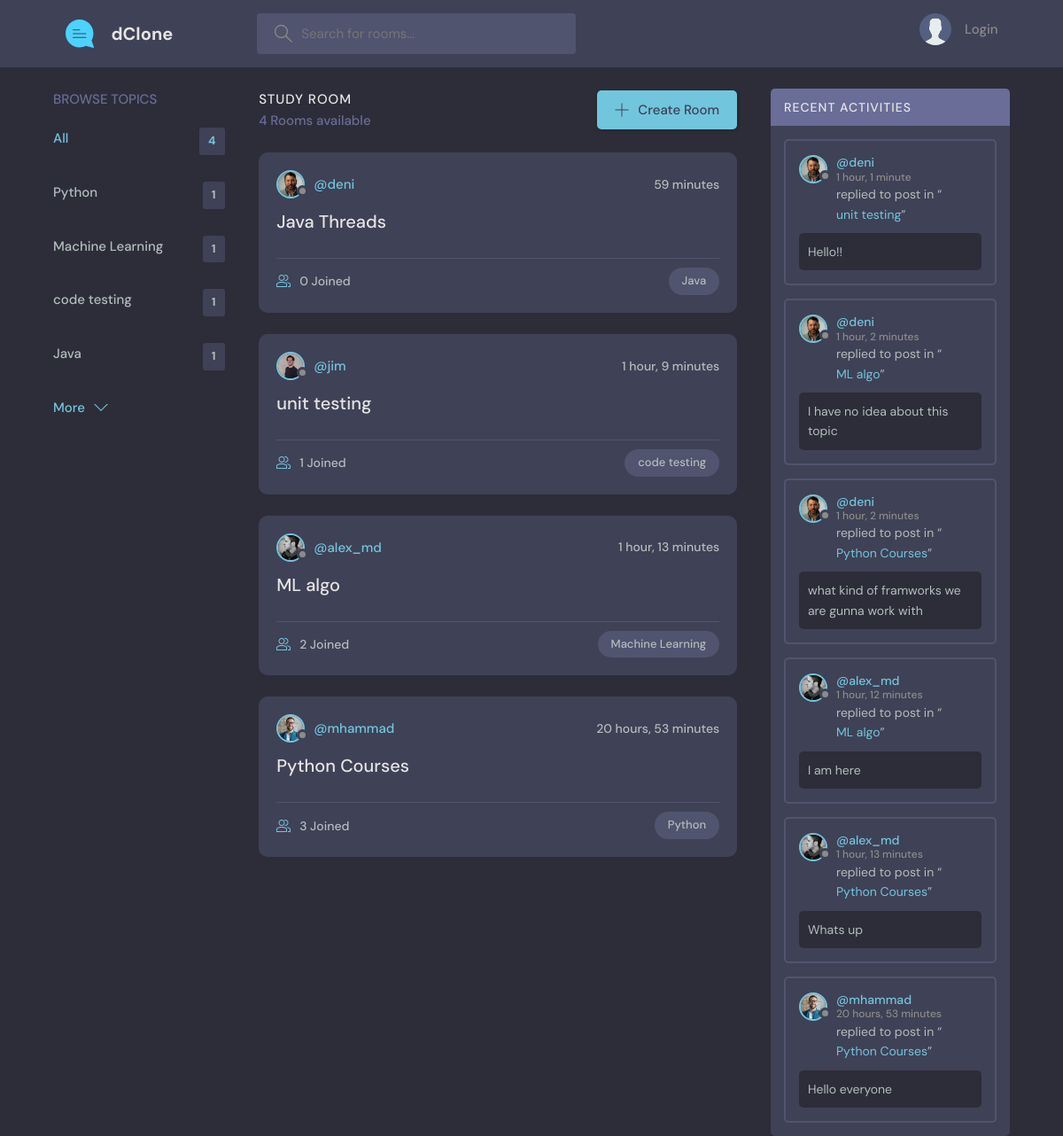
The page / on the database its author committed.
### baseApp/models.py (models this page shows, shortened)
class Topic(models.Model):
    name=models.CharField(max_length=200)

class Room(models.Model):
    host=models.ForeignKey(User,on_delete=models.SET_NULL,null=True)
    topic=models.ForeignKey(Topic,on_delete=models.SET_NULL,null=True)
    name=models.CharField(max_length=200)
    description=models.TextField(null=True,blank=True)
    participants=models.ManyToManyField(User,related_name='participants',blank=True)
    updated=models.DateTimeField(auto_now=True)
    created=models.DateTimeField(auto_now_add=True)
    class Meta():
        ordering=['-updated','-created']
    def __str__(self):
        return self.name

class User(AbstractUser):
    name=models.CharField(max_length=200,null=True)
    username=models.CharField(max_length=200,null=True)
    email=models.EmailField(unique=True,null=True)
    bio=models.TextField(null=True)
    avatar=models.ImageField(null=True,default="avatar.svg")
    USERNAME_FIELD='email'
    REQUIRED_FIELDS=[]

class Message(models.Model):
    user=models.ForeignKey(User,on_delete=models.CASCADE)
    room=models.ForeignKey(Room,on_delete=models.CASCADE)
    body=models.TextField()
    updated=models.DateTimeField(auto_now=True)
    created=models.DateTimeField(auto_now_add=True)
    class Meta():
        ordering=['-updated','-created']

### baseApp/views.py (the view)
# urls.py: path('',views.home,name='home'),
def home(request):
    q=request.GET.get('q') if request.GET.get('q') !=None else ''
    rooms=Room.objects.filter(
        Q(topic__name__icontains=q) |
        Q(name__icontains=q) |
        Q(description__icontains=q)
        )
    room_count=rooms.count()
    topics=Topic.objects.all()[0:5]
    room_messages=Message.objects.filter(Q(room__name__icontains=q))
    context={'rooms':rooms,'topics':topics,'room_count':room_count,'room_messages':room_messages}
    return render(request,'baseApp/home.html',context)

### baseApp/templates/baseApp/home.html (shortened to what this page needs)
{% extends 'main.html' %}
{% block content %}
    <main class="layout layout--3">
      <div class="container">
        {% include 'baseApp/components/topic_component.html' %}
        <div class="roomList">
          <div class="roomList__header">
            <div>
              <h2>Study Room</h2>
              <p>{{room_count}} Rooms available</p>
            </div>
            <a class="btn btn--main" href="{% url 'create-room' %}">
              <svg version="1.1" xmlns="http://www.w3.org/2000/svg" width="32" height="32" viewBox="0 0 32 32">
                <title>add</title>
                <path
                  d="M16.943 0.943h-1.885v14.115h-14.115v1.885h14.115v14.115h1.885v-14.115h14.115v-1.885h-14.115v-14.115z"
                ></path>
              </svg>
              Create Room
            </a>
          </div>
          {% include 'baseApp/components/feed_component.html' %}
        </div>
        {% include 'baseApp/components/activity_component.html' %}
      </div>
    </main>
    {% endblock content %}

### baseApp/templates/baseApp/components/topic_component.html
<div class="topics">
    <div class="topics__header">
      <h2>Browse Topics</h2>
    </div>
    <ul class="topics__list">
      <li>
        <a href="{% url 'home' %}" class="active">All <span>{{topics.count}}</span></a>
      </li>
      {% for topic in topics %}
      <li>
        <a href="{% url 'home' %}?q={{topic.name}}">{{topic.name}} <span>{{topic.room_set.all.count}}</span></a>
      </li>
      {% endfor %}
    </ul>
    <a class="btn btn--link" href="{% url 'topics' %}">
      More
      <svg version="1.1" xmlns="http://www.w3.org/2000/svg" width="32" height="32" viewBox="0 0 32 32">
        <title>chevron-down</title>
        <path d="M16 21l-13-13h-3l16 16 16-16h-3l-13 13z"></path>
      </svg>
    </a>
  </div>

### baseApp/templates/baseApp/components/feed_component.html (shortened to what this page needs)
{% for room in rooms %}
<div class="roomListRoom">
    <div class="roomListRoom__header">
      <a href="{% url 'user-profile' room.host.id %}" class="roomListRoom__author">
        <div class="avatar avatar--small">
          <img src="{{room.host.avatar.url}}" />
        </div>
        <span>@{{room.host.username}}</span>
      </a>
      <div class="roomListRoom__actions">
        <span>{{room.created|timesince}}</span>
      </div>
    </div>
    <div class="roomListRoom__content">
      <a href="{% url 'room' room.id %}">{{room.name}}</a>
    </div>
    <div class="roomListRoom__meta">
      <a href="{% url 'room' room.id %}" class="roomListRoom__joined">
        {{room.participants.all.count}} Joined
      </a>
      <p class="roomListRoom__topic">{{room.topic.name}}</p>
    </div>
  </div>
  {% endfor%}

### baseApp/templates/baseApp/components/activity_component.html (shortened to what this page needs)
<div class="activities">
    <div class="activities__header">
      <h2>Recent Activities</h2>
    </div>
    {% for message in room_messages %}
    <div class="activities__box">
      <div class="activities__boxHeader roomListRoom__header">
        <a href="{% url 'user-profile' message.user.id %}" class="roomListRoom__author">
          <div class="avatar avatar--small">
            <img src="{{message.user.avatar.url}}" />
          </div>
          <p>
            @{{message.user.username}}
            <span>{{message.created|timesince}}</span>
          </p>
        </a>
      </div>
      <div class="activities__boxContent">
        <p>replied to post in “<a href="{% url 'room' message.room.id %}">{{message.room}}</a>”</p>
        <div class="activities__boxRoomContent">
          {{message.body}}
        </div>
      </div>
    </div>
    {% endfor %}
  </div>

### rows shown on the page
Topic: name "Python", room_set.all.count "1"
Topic: name "Machine Learning", room_set.all.count "1"
Topic: name "code testing", room_set.all.count "1"
Topic: name "Java", room_set.all.count "1"
Room: host.avatar (picture), host.username "deni", created "59 minutes", name "Java Threads", participants.all.count "0", topic.name "Java"
Room: host.avatar (picture), host.username "jim", created "1 hour, 9 minutes", name "unit testing", participants.all.count "1", topic.name "code testing"
Room: host.avatar (picture), host.username "alex_md", created "1 hour, 13 minutes", name "ML algo", participants.all.count "2", topic.name "Machine Learning"
Room: host.avatar (picture), host.username "mhammad", created "20 hours, 53 minutes", name "Python Courses", participants.all.count "3", topic.name "Python"
Message: user.avatar (picture), user.username "deni", created "1 hour, 1 minute", room "unit testing", body "Hello!!"
Message: user.avatar (picture), user.username "deni", created "1 hour, 2 minutes", room "ML algo", body "I have no idea about this topic"
Message: user.avatar (picture), user.username "deni", created "1 hour, 2 minutes", room "Python Courses", body "what kind of framworks we are gunna work with"
Message: user.avatar (picture), user.username "alex_md", created "1 hour, 12 minutes", room "ML algo", body "I am here"
Message: user.avatar (picture), user.username "alex_md", created "1 hour, 13 minutes", room "Python Courses", body "Whats up"
Message: user.avatar (picture), user.username "mhammad", created "20 hours, 53 minutes", room "Python Courses", body "Hello everyone"

### other values the page prints
{{ topics.count }} "4"
{{ room_count }} "4"
